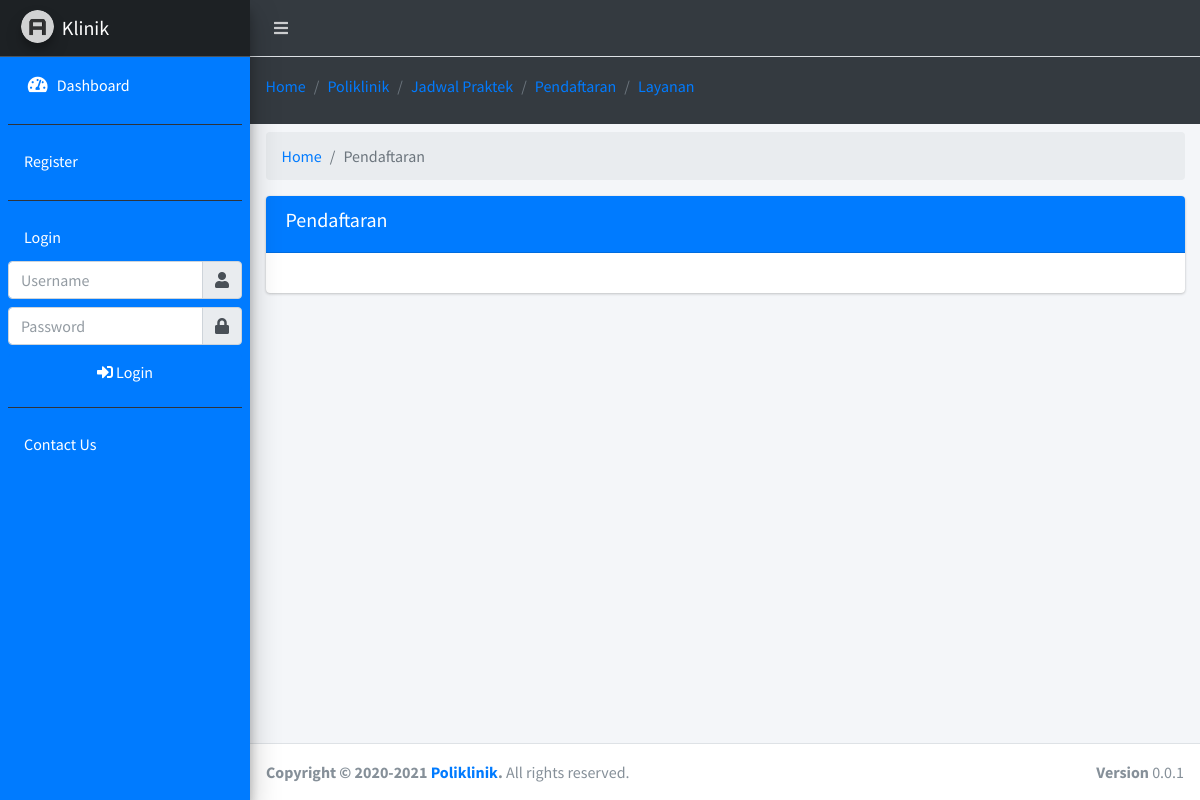
The page /?page=pendaftaran on the database as committed earlier.
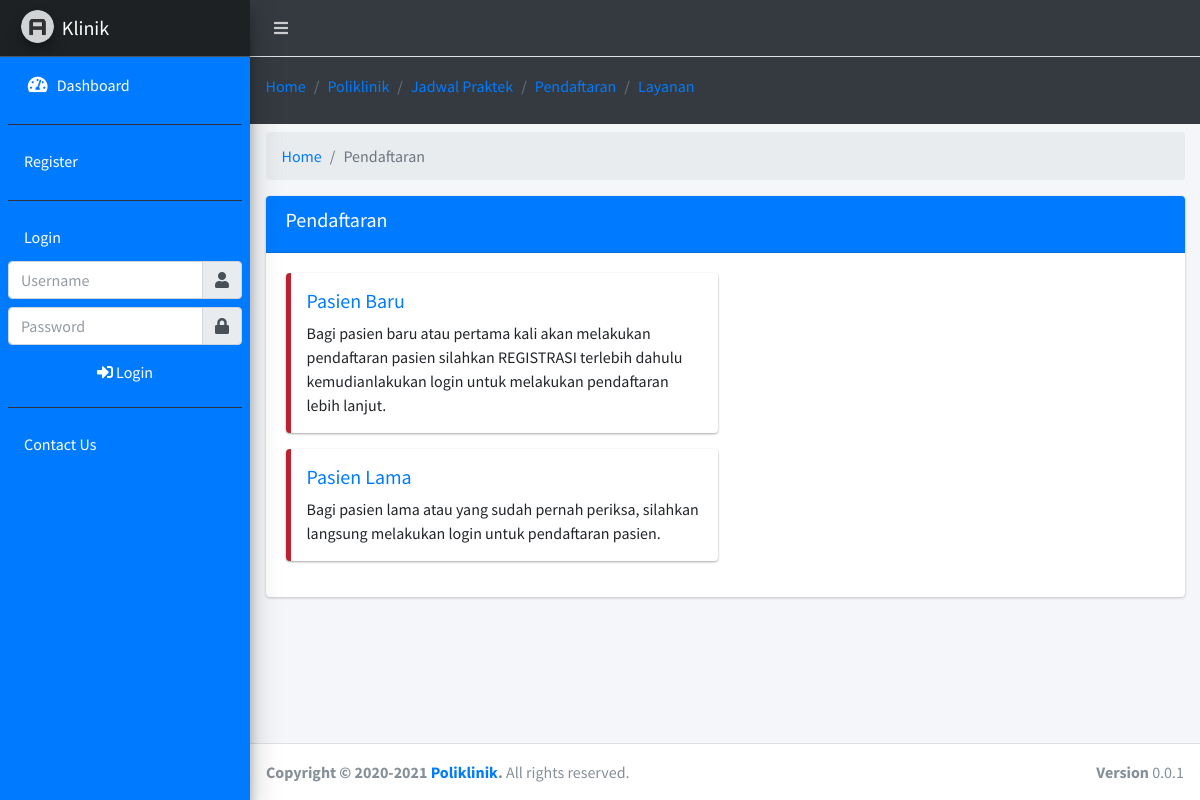
The same page on the database as committed later.
### tables this page shows
CREATE TABLE `posting_pendaftaran` (
  `id_posting` int(15) NOT NULL,
  `judul` varchar(15) NOT NULL,
  `deskripsi` varchar(5000) NOT NULL
);

### home/pendaftaran.php (the view)
<div class="row mt-2">
	<div class="col-sm-12">
		<ol class="breadcrumb">
          <li class="breadcrumb-item"><a href="#">Home</a></li>
          <li class="breadcrumb-item active">Pendaftaran</li>
        </ol>
	</div>
</div>
<div class="card">
	<div class="card-header bg-blue">
		<h5>Pendaftaran</h5>
	</div>
	<div class="card-body">
    <div class="row">
      <div class="col-sm-6">
        <?php
        $sql = mysqli_query($koneksi, "SELECT * FROM posting_pendaftaran");
        while ($data = mysqli_fetch_array($sql)) { ?>
          <div class="callout callout-danger">
            <h5 class="text-primary"><?= $data['judul']; ?></h5>
            <p><?= $data['deskripsi']; ?></p>
          </div>
        <?php }
        ?>
      </div>
    </div>
  </div>
</div>

Rows that differ between the two databases and show on the page:
added posting_pendaftaran: judul "Pasien Baru", deskripsi "Bagi pasien baru atau pertama kali akan melakukan pendaftaran pasien silahkan REGISTRASI terlebih dahulu kemudianlakukan login untuk melakukan pendaftaran lebih lanjut."
added posting_pendaftaran: judul "Pasien Lama", deskripsi "Bagi pasien lama atau yang sudah pernah periksa, silahkan langsung melakukan login untuk pendaftaran pasien."
